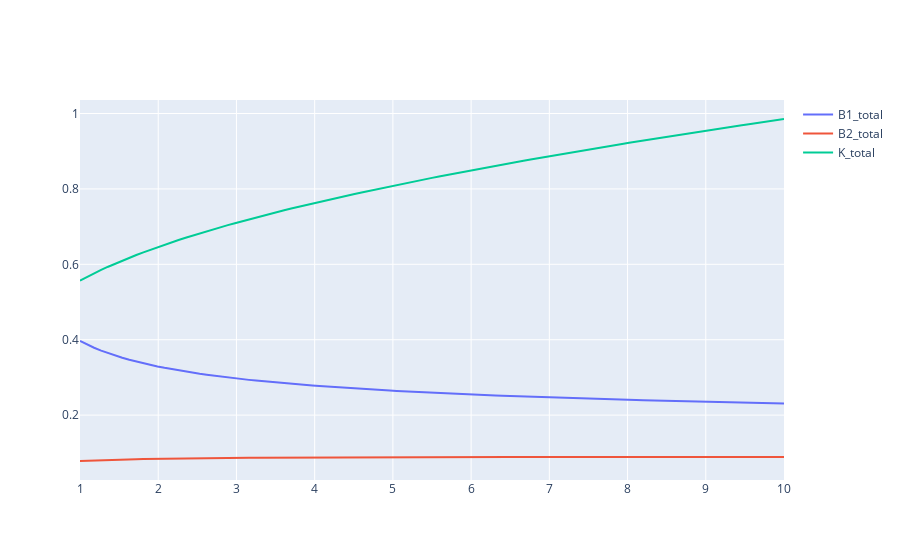
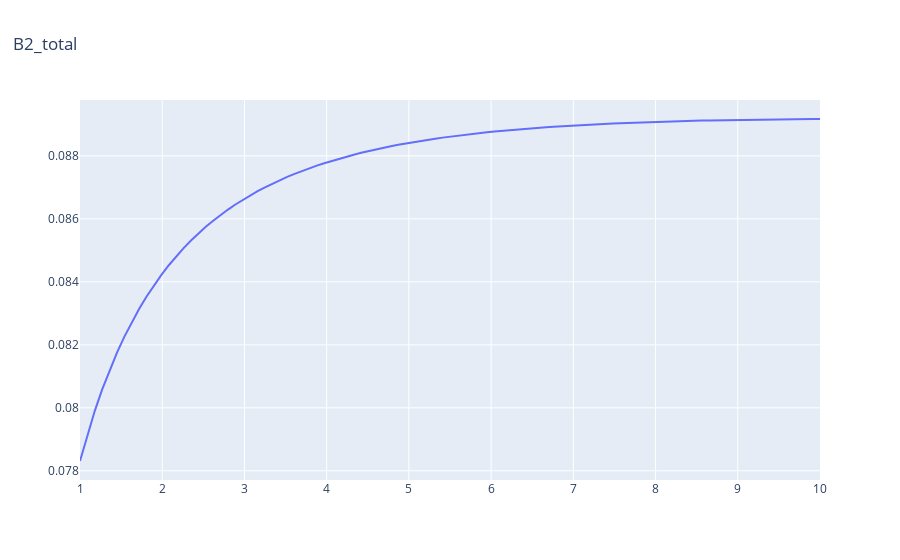

The notebook cell these images were saved under, in order:
### Markdown cell above
The result is that $B_1$ is gradually replaced by technology capital and $B_2$ (with current parameter values, the effect largely goes into capital).

### Code cell
sol.plot()
sol['B2_total'].plot()
